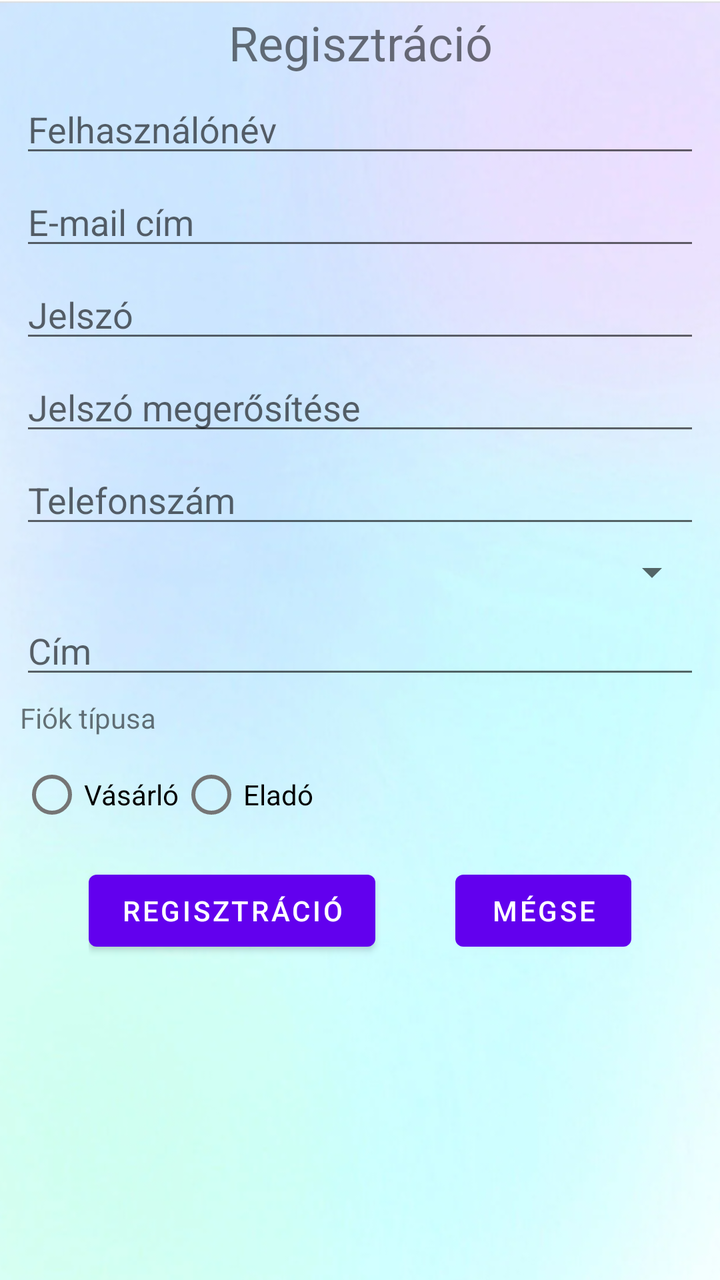
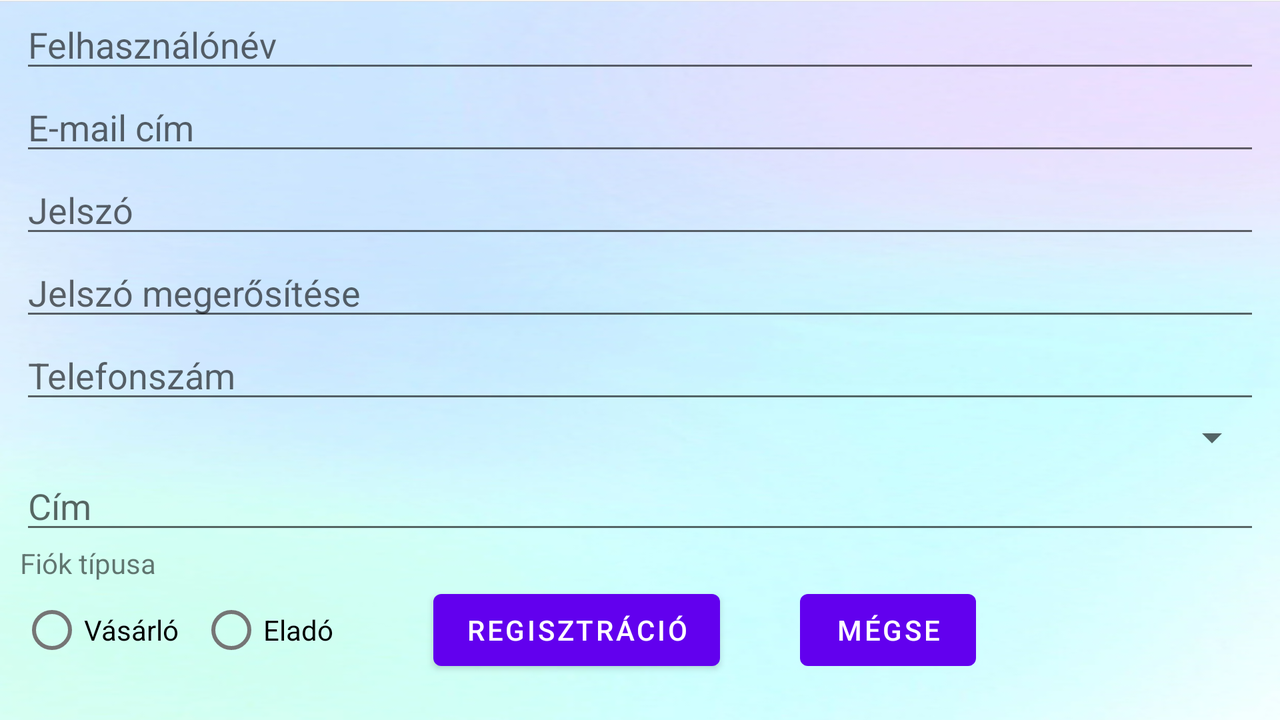

Two renders of one Android screen. The first uses the default layout on a phone; the second uses the alternative layout the repository ships for a different screen configuration, on a matching device. The two XML files are below.
<!-- AndroidManifest.xml: application theme Theme.MostJo -->
<!-- res/layout/activity_register.xml -->
<?xml version="1.0" encoding="utf-8"?>
<RelativeLayout
    xmlns:android="http://schemas.android.com/apk/res/android"
    xmlns:tools="http://schemas.android.com/tools"
    android:layout_width="match_parent"
    android:layout_height="wrap_content"
    android:background="@drawable/background"
    tools:context=".RegisterActivity">

    <TextView
        android:id="@+id/registrationTextView"
        android:layout_width="match_parent"
        android:layout_height="wrap_content"
        android:layout_alignParentStart="true"
        android:layout_alignParentEnd="true"
        android:layout_marginTop="@dimen/register_margin_top"
        android:text="@string/registration"
        android:textAlignment="center"
        android:textSize="24sp" />

    <EditText
        android:id="@+id/userNameEditText"
        android:layout_width="match_parent"
        android:layout_height="wrap_content"
        android:layout_marginTop="@dimen/register_margin_top"
        android:layout_marginLeft="10dp"
        android:layout_marginRight="10dp"
        android:ems="10"
        android:hint="@string/user_name"
        android:inputType="textPersonName"
        android:layout_alignParentStart="true"
        android:layout_alignParentEnd="true"
        android:layout_below="@id/registrationTextView"/>

    <EditText
        android:id="@+id/userEmailEditText"
        android:layout_width="match_parent"
        android:layout_height="wrap_content"
        android:layout_marginTop="@dimen/register_margin_top"
        android:layout_marginLeft="@dimen/default_margin_side"
        android:layout_marginRight="@dimen/default_margin_side"
        android:ems="10"
        android:hint="@string/email_address"
        android:inputType="textEmailAddress"
        android:layout_alignParentStart="true"
        android:layout_alignParentEnd="true"
        android:layout_below="@id/userNameEditText"/>

    <EditText
        android:id="@+id/passwordEditText"
        android:layout_width="match_parent"
        android:layout_height="wrap_content"
        android:layout_marginTop="@dimen/register_margin_top"
        android:layout_marginLeft="@dimen/default_margin_side"
        android:layout_marginRight="@dimen/default_margin_side"
        android:ems="10"
        android:hint="@string/password"
        android:inputType="textPassword"
        android:layout_alignParentStart="true"
        android:layout_alignParentEnd="true"
        android:layout_below="@id/userEmailEditText"/>

    <EditText
        android:id="@+id/passwordAgainEditText"
        android:layout_width="match_parent"
        android:layout_height="wrap_content"
        android:layout_marginTop="@dimen/register_margin_top"
        android:layout_marginLeft="@dimen/default_margin_side"
        android:layout_marginRight="@dimen/default_margin_side"
        android:ems="10"
        android:hint="@string/password_again"
        android:inputType="textPassword"
        android:layout_alignParentStart="true"
        android:layout_alignParentEnd="true"
        android:layout_below="@id/passwordEditText"/>

    <EditText
        android:id="@+id/phoneEditText"
        android:layout_width="match_parent"
        android:layout_height="wrap_content"
        android:layout_marginLeft="@dimen/default_margin_side"
        android:layout_marginTop="@dimen/register_margin_top"
        android:layout_marginRight="@dimen/default_margin_side"
        android:ems="10"
        android:hint="@string/phone_number"
        android:inputType="phone"
        android:layout_below="@id/passwordAgainEditText"/>

    <Spinner
        android:id="@+id/phoneSpinner"
        android:layout_width="match_parent"
        android:layout_height="wrap_content"
        android:layout_marginLeft="@dimen/default_margin_side"
        android:layout_marginTop="5dp"
        android:layout_marginRight="@dimen/default_margin_side"
        android:layout_below="@id/phoneEditText"/>


    <EditText
        android:id="@+id/addressEditText"
        android:layout_width="match_parent"
        android:layout_height="wrap_content"
        android:layout_marginTop="@dimen/register_margin_top"
        android:layout_marginLeft="@dimen/default_margin_side"
        android:layout_marginRight="@dimen/default_margin_side"
        android:ems="10"
        android:maxLines="3"
        android:hint="@string/address"
        android:inputType="textMultiLine|textPostalAddress"
        android:layout_alignParentStart="true"
        android:layout_alignParentEnd="true"
        android:layout_below="@id/phoneSpinner"/>

    <TextView
        android:id="@+id/accountTypeTextView"
        android:layout_width="match_parent"
        android:layout_height="wrap_content"
        android:layout_marginTop="@dimen/register_margin_top"
        android:layout_marginLeft="@dimen/default_margin_side"
        android:layout_marginRight="@dimen/default_margin_side"
        android:text="@string/account_type"
        android:layout_alignParentStart="true"
        android:layout_alignParentEnd="true"
        android:layout_below="@id/addressEditText"/>

    <RadioGroup
        android:id="@+id/accountTypeGroup"
        android:layout_width="match_parent"
        android:layout_height="wrap_content"
        android:layout_marginTop="@dimen/register_margin_top"
        android:layout_marginLeft="@dimen/default_margin_side"
        android:layout_marginRight="@dimen/default_margin_side"
        android:orientation="horizontal"
        android:layout_below="@id/accountTypeTextView">

        <RadioButton
            android:id="@+id/buyer"
            android:layout_width="wrap_content"
            android:layout_height="wrap_content"
            android:text="@string/customer"/>

        <RadioButton
            android:id="@+id/seller"
            android:layout_width="wrap_content"
            android:layout_height="wrap_content"
            android:text="@string/seller"/>
    </RadioGroup>

    <LinearLayout
        android:layout_width="wrap_content"
        android:layout_height="wrap_content"
        android:layout_below="@id/accountTypeGroup"
        android:layout_centerHorizontal="true"
        android:layout_marginStart="10dp"
        android:layout_marginTop="10dp"
        android:layout_marginEnd="10dp"
        android:layout_marginBottom="10dp"
        android:orientation="horizontal">

        <Button
            android:layout_width="wrap_content"
            android:layout_height="wrap_content"
            android:onClick="register"
            android:text="@string/registration" />

        <Button
            android:layout_width="wrap_content"
            android:layout_height="wrap_content"
            android:layout_marginStart="40dp"
            android:onClick="cancel"
            android:text="@string/cancel" />
    </LinearLayout>
</RelativeLayout>
<!-- resources referenced by this layout -->
<resources>
  <dimen name="default_margin_side">10dp</dimen>
  <dimen name="register_margin_top">5dp</dimen>
  <!-- drawable background: png bitmap (drawable, 326111 bytes) -->
  <string name="account_type">Fiók típusa</string>
  <string name="address">Cím</string>
  <string name="cancel">Mégse</string>
  <string name="customer">Vásárló</string>
  <string name="email_address">E-mail cím</string>
  <string name="password">Jelszó</string>
  <string name="password_again">Jelszó megerősítése</string>
  <string name="phone_number">Telefonszám</string>
  <string name="registration">Regisztráció</string>
  <string name="seller">Eladó</string>
  <string name="user_name">Felhasználónév</string>
  <style name="Theme.MostJo" parent="Theme.MaterialComponents.DayNight.DarkActionBar">
          
          <item name="colorPrimary">@color/purple_500</item>
          <item name="colorPrimaryVariant">@color/purple_700</item>
          <item name="colorOnPrimary">@color/white</item>
          
          <item name="colorSecondary">@color/teal_200</item>
          <item name="colorSecondaryVariant">@color/teal_700</item>
          <item name="colorOnSecondary">@color/black</item>
          
          <item name="android:statusBarColor" tools:targetApi="l">?attr/colorPrimaryVariant</item>
          
      </style>
</resources>
<!-- res/layout-land/activity_register.xml (the repository's variant of the layout above) -->
<!-- drawn on the phone turned sideways -->
<?xml version="1.0" encoding="utf-8"?>
<LinearLayout
    xmlns:android="http://schemas.android.com/apk/res/android"
    android:layout_width="match_parent"
    android:background="@drawable/background"
    android:layout_height="match_parent"
    android:orientation="vertical"
    >



    <EditText
        android:id="@+id/userNameEditText"
        android:layout_width="match_parent"
        android:layout_height="wrap_content"
        android:layout_marginLeft="@dimen/default_margin_side"
        android:layout_marginRight="@dimen/default_margin_side"
        android:layout_marginTop="@dimen/nulla"
        android:ems="10"
        android:hint="@string/user_name"
        android:inputType="textPersonName" />

    <EditText
        android:id="@+id/userEmailEditText"
        android:layout_width="match_parent"
        android:layout_height="wrap_content"
        android:layout_marginTop="@dimen/nulla"
        android:layout_marginLeft="@dimen/default_margin_side"
        android:layout_marginRight="@dimen/default_margin_side"
        android:ems="10"
        android:hint="@string/email_address"
        android:inputType="textEmailAddress" />

    <EditText
        android:id="@+id/passwordEditText"
        android:layout_width="match_parent"
        android:layout_height="wrap_content"
        android:layout_marginTop="@dimen/nulla"
        android:layout_marginLeft="@dimen/default_margin_side"
        android:layout_marginRight="@dimen/default_margin_side"
        android:ems="10"
        android:hint="@string/password"
        android:inputType="textPassword"
        />

    <EditText
        android:id="@+id/passwordAgainEditText"
        android:layout_width="match_parent"
        android:layout_height="wrap_content"
        android:layout_marginTop="@dimen/nulla"
        android:layout_marginLeft="@dimen/default_margin_side"
        android:layout_marginRight="@dimen/default_margin_side"
        android:ems="10"
        android:hint="@string/password_again"
        android:inputType="textPassword"
       />

    <EditText
        android:id="@+id/phoneEditText"
        android:layout_width="match_parent"
        android:layout_height="wrap_content"
        android:layout_marginLeft="@dimen/default_margin_side"
        android:layout_marginTop="@dimen/nulla"
        android:layout_marginRight="@dimen/default_margin_side"
        android:ems="10"
        android:hint="@string/phone_number"
        android:inputType="phone"
        />

    <Spinner
        android:id="@+id/phoneSpinner"
        android:layout_width="match_parent"
        android:layout_height="wrap_content"
        android:layout_marginLeft="@dimen/default_margin_side"
        android:layout_marginTop="0dp"
        android:layout_marginRight="@dimen/default_margin_side"
        />


    <EditText
        android:id="@+id/addressEditText"
        android:layout_width="match_parent"
        android:layout_height="wrap_content"
        android:layout_marginTop="@dimen/nulla"
        android:layout_marginLeft="@dimen/default_margin_side"
        android:layout_marginRight="@dimen/default_margin_side"
        android:ems="10"
        android:maxLines="3"
        android:hint="@string/address"
        android:inputType="textMultiLine|textPostalAddress"
        />

    <TextView
        android:id="@+id/accountTypeTextView"
        android:layout_width="match_parent"
        android:layout_height="wrap_content"
        android:layout_marginTop="@dimen/nulla"
        android:layout_marginLeft="@dimen/default_margin_side"
        android:layout_marginRight="@dimen/default_margin_side"
        android:text="@string/account_type"
        />

    <RadioGroup
        android:id="@+id/accountTypeGroup"
        android:layout_width="532dp"
        android:layout_height="wrap_content"
        android:layout_marginLeft="@dimen/default_margin_side"
        android:layout_marginTop="@dimen/nulla"
        android:layout_marginRight="@dimen/default_margin_side"
        android:orientation="horizontal">

        <RadioButton
            android:id="@+id/buyer"
            android:layout_width="wrap_content"
            android:layout_height="wrap_content"
            android:layout_marginRight="10dp"
            android:text="@string/customer" />

        <RadioButton
            android:id="@+id/seller"
            android:layout_width="wrap_content"
            android:layout_height="wrap_content"
            android:layout_marginRight="10dp"
            android:text="@string/seller" />

        <Button
            android:layout_width="wrap_content"
            android:layout_height="wrap_content"
            android:onClick="register"
            android:layout_marginLeft="40dp"
            android:text="@string/registration" />

        <Button
            android:layout_width="wrap_content"
            android:layout_height="wrap_content"
            android:layout_marginStart="40dp"
            android:onClick="cancel"
            android:text="@string/cancel" />

    </RadioGroup>


</LinearLayout>
<!-- resources referenced by the variant -->
<!-- as the phone turned sideways resolves them -->
<resources>
  <dimen name="default_margin_side">10dp</dimen>
  <dimen name="nulla">0dp</dimen>
  <!-- drawable background: png bitmap (drawable, 326111 bytes) -->
  <string name="account_type">Fiók típusa</string>
  <string name="address">Cím</string>
  <string name="cancel">Mégse</string>
  <string name="customer">Vásárló</string>
  <string name="email_address">E-mail cím</string>
  <string name="password">Jelszó</string>
  <string name="password_again">Jelszó megerősítése</string>
  <string name="phone_number">Telefonszám</string>
  <string name="registration">Regisztráció</string>
  <string name="seller">Eladó</string>
  <string name="user_name">Felhasználónév</string>
  <style name="Theme.MostJo" parent="Theme.MaterialComponents.DayNight.DarkActionBar">
          
          <item name="colorPrimary">@color/purple_500</item>
          <item name="colorPrimaryVariant">@color/purple_700</item>
          <item name="colorOnPrimary">@color/white</item>
          
          <item name="colorSecondary">@color/teal_200</item>
          <item name="colorSecondaryVariant">@color/teal_700</item>
          <item name="colorOnSecondary">@color/black</item>
          
          <item name="android:statusBarColor" tools:targetApi="l">?attr/colorPrimaryVariant</item>
          
      </style>
</resources>
